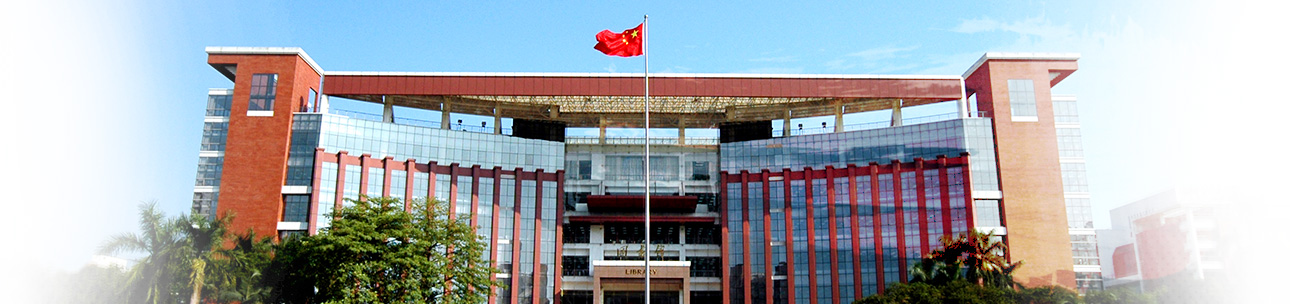
%> input picture Digital Image processing/Lab/DIP LAB/lab 3/lib.jpg, 1290 x 304 px
$ octave Code1.m   (GNU Octave 9; MATLAB toolbox functions it lacks are replaced by stand-ins)
%> lines starting %> are read from the running program, lines starting %| are printed output that depends on the picture
% 1. Read the image
img = imread("C:\Users\86136\Desktop\Digital Image processing\Lab\DIP LAB\lab 3\lib.jpg");
%> img is the input picture: size 304x1290x3 uint8; mean R, G, B 167.6, 171.3, 175.6

% 2. Display the original color image
figure;

subplot(3, 2, 1);
imshow(img);
title('Original Color Image');

% 3. Convert to grayscale image
gray_img = rgb2gray(img);
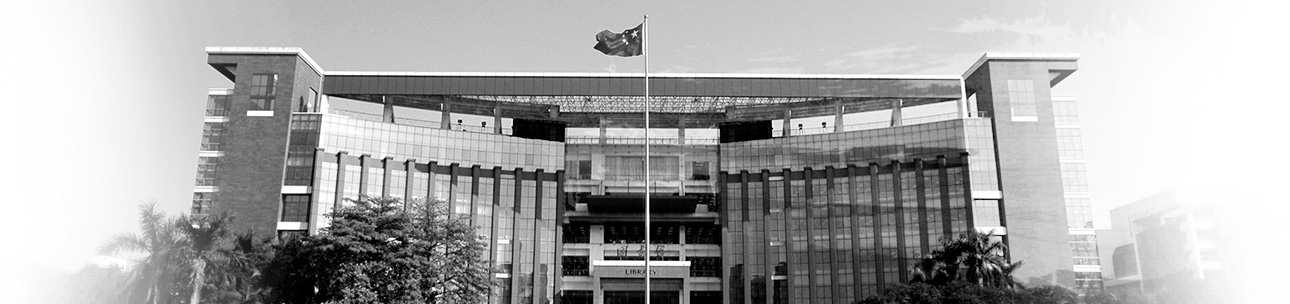
%> gray_img: size 304x1290 uint8; min 0, max 255, mean 170.7

% Display the original grayscale image and the image with noise
subplot(3, 2, 2);
imshow(gray_img);
title('Original Gray Image');

% 4. Add noise
GIMGNoise = imnoise(gray_img, 'salt & pepper', 0.02);
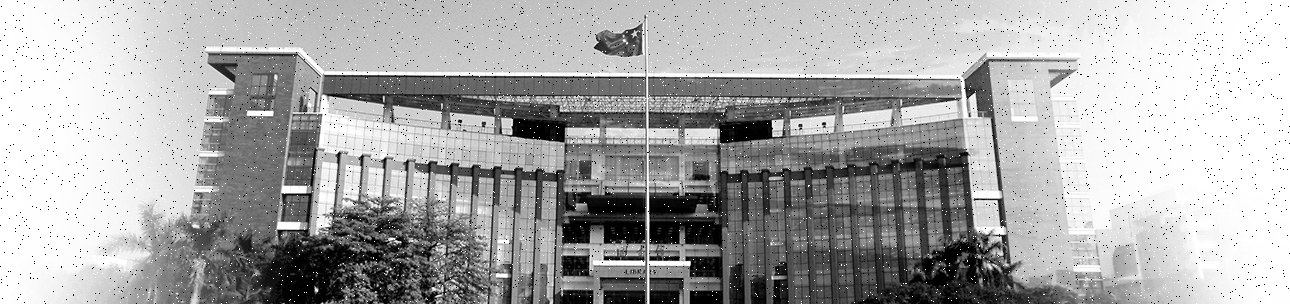
%> GIMGNoise: size 304x1290 uint8; min 0, max 255, mean 169.8

subplot(3, 2, 3);
imshow(GIMGNoise);
title('Image with Noise');

% 5. Smooth the image using the averaging filter (3x3 and 5x5 masks)
avg_filter_3x3 = fspecial('average', [3 3]);
avg_filtered_img_3x3 = imfilter(GIMGNoise, avg_filter_3x3);
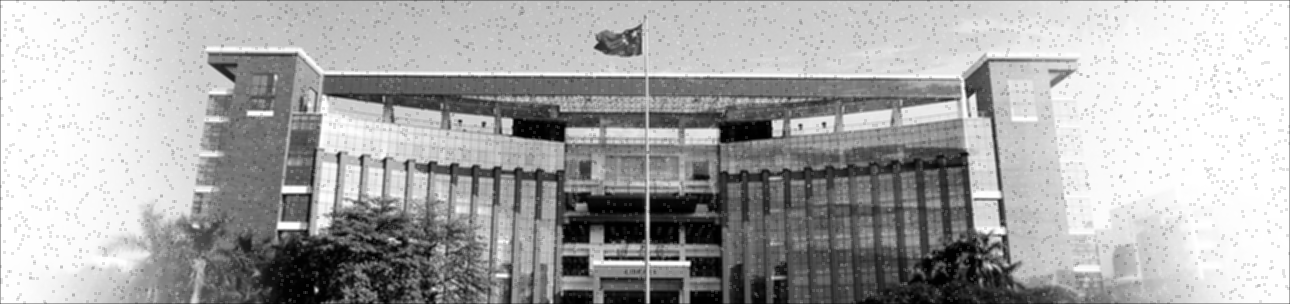
%> avg_filtered_img_3x3: size 304x1290 uint8; min 0, max 255, mean 169.3

avg_filter_5x5 = fspecial('average', [5 5]);
avg_filtered_img_5x5 = imfilter(GIMGNoise, avg_filter_5x5);

subplot(3, 2, 4);
imshow(avg_filtered_img_3x3);
title('Averaging Filter 3x3');

subplot(3, 2, 5);
imshow(avg_filtered_img_5x5);
title('Averaging Filter 5x5');

% 6. Smooth the image using the Gaussian filter with varying sigma values
figure;

% Gaussian filter with 3x3 mask and sigma = 0.5
gaussian_filter_3x3_sigma_0_5 = fspecial('gaussian', [3 3], 0.5);
gaussian_filtered_img_3x3_sigma_0_5 = imfilter(GIMGNoise, gaussian_filter_3x3_sigma_0_5);

subplot(3, 2, 1);
imshow(gaussian_filtered_img_3x3_sigma_0_5);
title('Gaussian Filter 3x3, Sigma 0.5');

% Gaussian filter with 3x3 mask and sigma = 1
gaussian_filter_3x3_sigma_1 = fspecial('gaussian', [3 3], 1);
gaussian_filtered_img_3x3_sigma_1 = imfilter(GIMGNoise, gaussian_filter_3x3_sigma_1);

subplot(3, 2, 2);
imshow(gaussian_filtered_img_3x3_sigma_1);
title('Gaussian Filter 3x3, Sigma 1');

% Gaussian filter with 5x5 mask and sigma = 0.5
gaussian_filter_5x5_sigma_0_5 = fspecial('gaussian', [5 5], 0.5);
gaussian_filtered_img_5x5_sigma_0_5 = imfilter(GIMGNoise, gaussian_filter_5x5_sigma_0_5);

subplot(3, 2, 3);
imshow(gaussian_filtered_img_5x5_sigma_0_5);
title('Gaussian Filter 5x5, Sigma 0.5');

% Gaussian filter with 5x5 mask and sigma = 1
gaussian_filter_5x5_sigma_1 = fspecial('gaussian', [5 5], 1);
gaussian_filtered_img_5x5_sigma_1 = imfilter(GIMGNoise, gaussian_filter_5x5_sigma_1);

subplot(3, 2, 4);
imshow(gaussian_filtered_img_5x5_sigma_1);
title('Gaussian Filter 5x5, Sigma 1');

% 7. Design a custom smoothing mask
custom_mask = [1 2 1; 2 4 2; 1 2 1] / 16;
custom_filtered_img = imfilter(GIMGNoise, custom_mask);

% Display the image smoothed with the custom mask
subplot(3, 2, 5);
imshow(custom_filtered_img);
title('Custom Smoothing Mask');

% Display the original noise image
subplot(3, 2, 6);
imshow(GIMGNoise);
title('Original Noise Image');
